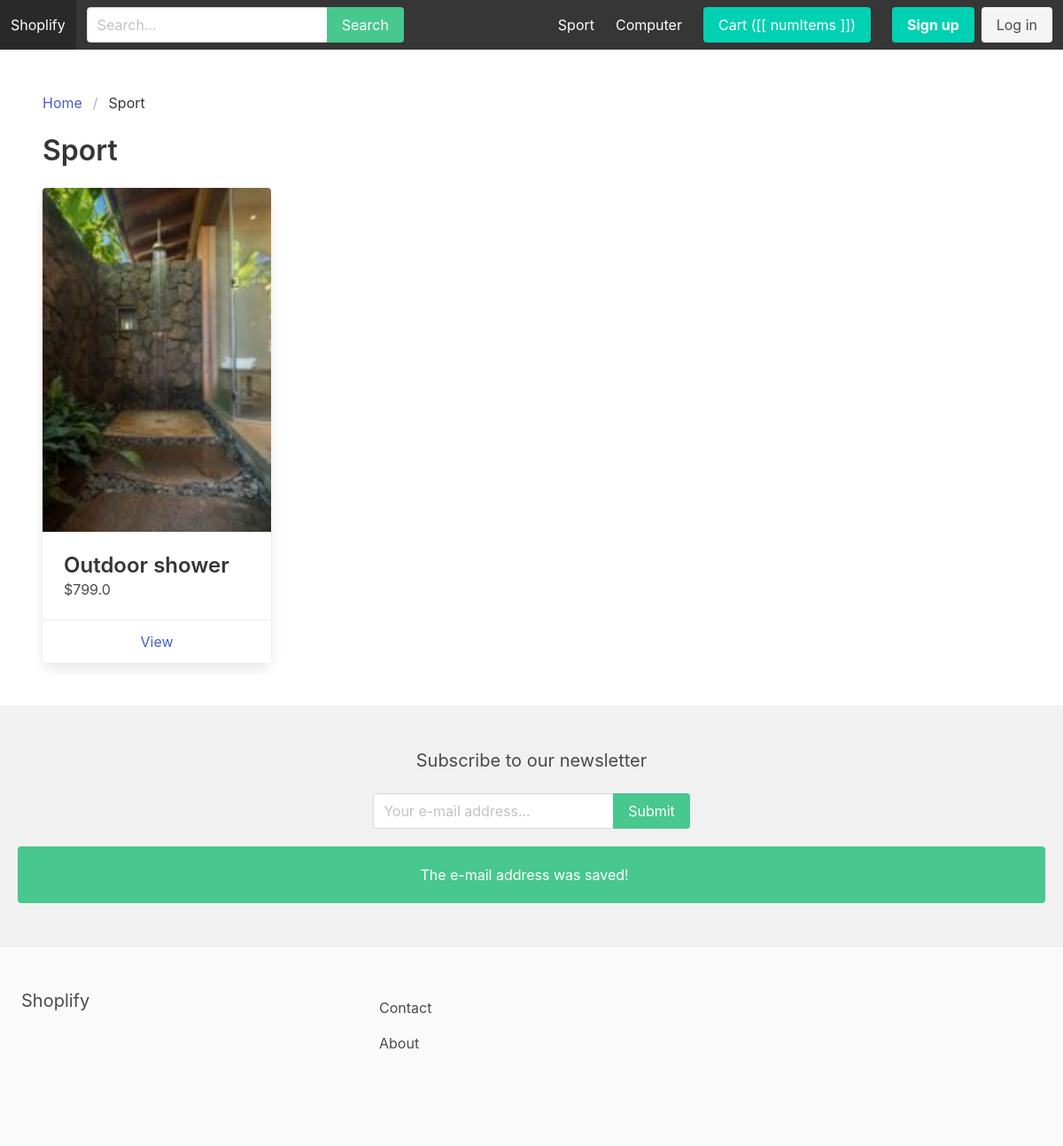
Before: /sport/ with the older database file.
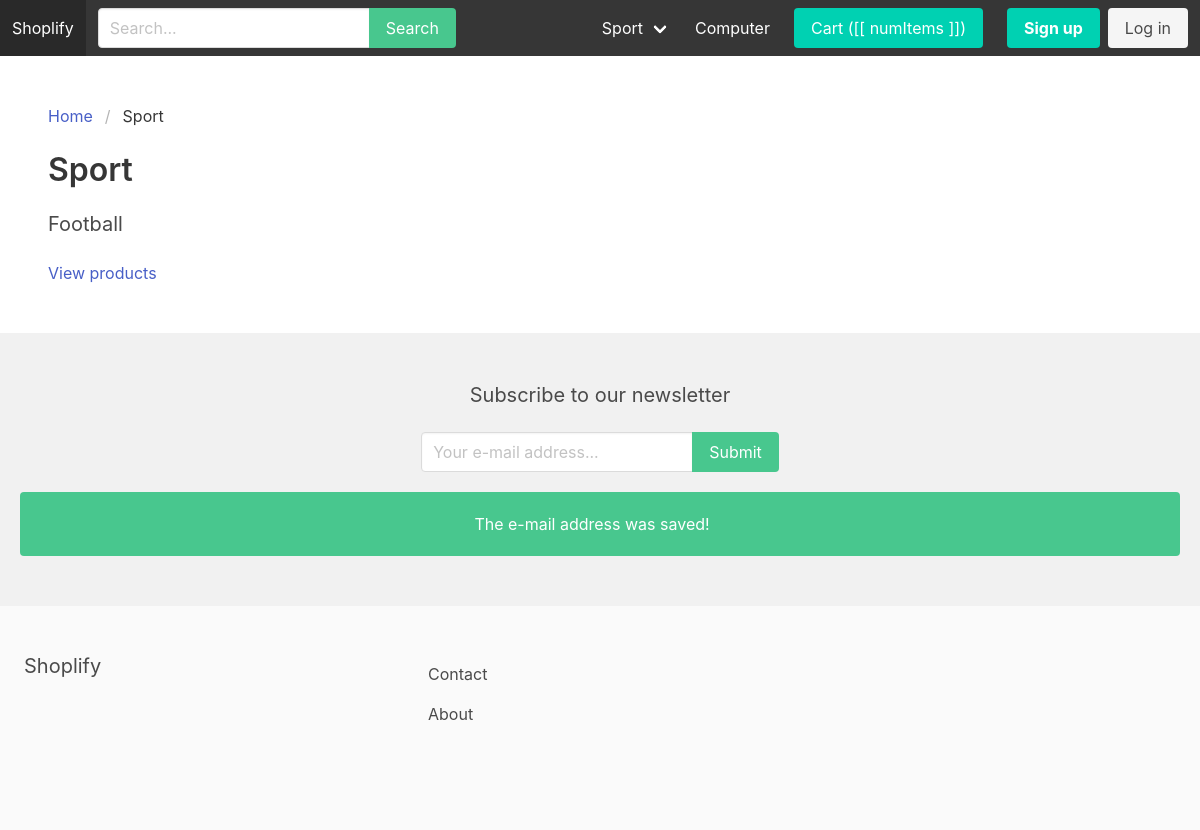
After: the same page with the newer database file.
### store/models.py (models this page shows, shortened)
class Category(models.Model):
    parent = models.ForeignKey('self', related_name='children', on_delete=models.CASCADE, blank=True, null=True)
    title = models.CharField(max_length=255)
    slug = models.SlugField(max_length=255)
    ordering = models.IntegerField(default=0)
    is_featured = models.BooleanField(default=False)
    class Meta:
        verbose_name_plural = 'Categories'
        ordering = ('ordering',)

class Product(models.Model):
    category = models.ForeignKey(Category, related_name='products', on_delete=models.CASCADE)
    parent = models.ForeignKey('self', related_name='variants', on_delete=models.CASCADE, blank=True, null=True)
    title = models.CharField(max_length=255)
    slug = models.SlugField(max_length=255)
    description = models.TextField(blank=True, null=True)
    price = models.FloatField(max_length=255)
    is_featured = models.BooleanField(default=False)
    num_available = models.IntegerField(default=1)
    num_visits = models.IntegerField(default=0)
    last_visit = models.DateTimeField(blank=True, null=True)
    image = models.ImageField(upload_to='uploads/', blank=True, null=True)
    thumbnail = models.ImageField(upload_to='uploads/', blank=True, null=True)
    date_added = models.DateTimeField(auto_now_add=True)
    class Meta:
        ordering = ('-date_added',)

### store/views.py (the view)
# urls.py: path('<slug:slug>/', category_detail, name='category_detail'),
def category_detail(request, slug):
    category = get_object_or_404(Category, slug=slug)
    products = category.products.filter(parent=None)
    context = {
        'category': category,
        'products': products
    }
    return render(request, 'category_detail.html', context)

### cart/cart.py (called while the page is built)
    def __iter__(self):
        product_ids = self.cart.keys()
        product_clean_ids = []
        for p in product_ids:
            product_clean_ids.append(p)
            self.cart[str(p)]['product'] = Product.objects.get(pk=p)
        for item in self.cart.values():
            item['total_price'] = float(item['price']) * int(item['quantity'])
            yield item

    def get_total_length(self):
        return sum(int(item['quantity']) for item in self.cart.values())

    def get_total_cost(self):
            return sum(float(item['total_price']) for item in self)

### cart/context_processors.py (called while the page is built)
def cart(request):
    return {'cart': Cart(request)}

### store/context_processors.py (called while the page is built)
def menu_categories(request):
    categories = Category.objects.filter(parent=None)
    return {'menu_categories': categories}

### store/templates/category_detail.html (shortened to what this page needs)
{% extends 'base.html' %}
{% block content %}
    <nav class="breadcrumb" aria-label="braedcrumbs">
        <ul>
            <li><a href="{% url 'frontpage' %}">Home</a></li>
            <li class="is-active"><a href="{% url 'category_detail' category.slug %}">{{ category.title }}</a></li>
        </ul>
    </nav>
    <h1 class="title">{{ category.title }}</h1>
    {% if category.children.all %}
        <div class="columns is-multiline">
            {% for subcategory in category.children.all %}
                <div class="column is-3">
                    <h2 class="subtitle">{{ subcategory.title }}</h2>
                    <a href="{% url 'category_detail' subcategory.slug %}">View products</a>
                </div>
            {% endfor %}
        </div>
    {% else %}
        {% with products as list_products %}
            {% include 'parts/product_list.html' %}
        {% endwith %}
    {% endif %}
{% endblock %}

### core/templates/base.html (shortened to what this page needs)
{% load static %}
<!DOCTYPE html>
<html>
    <head>
        <link rel="stylesheet" href="https://cdn.jsdelivr.net/npm/bulma@0.9.0/css/bulma.min.css">
        <link rel="stylesheet" href="{% static 'main.css' %}">
    </head>
    <body>
        <nav class="navbar is-dark" id="navbarapp">
            <div class="navbar-brand">
                <a href="{% url 'frontpage' %}" class="navbar-item" href="/">Shoplify</a>
            </div>
            <div id="main-navbar" class="navbar-menu" :class="{ 'is-active': menuClass }">
                <div class="navbar-start">
                    <div class="navbar-item">
                        <form method="get" action="{% url 'search' %}">
                            <div class="field has-addons">
                                <div class="control">
                                    <input type="text" class="input" placeholder="Search..." name="query">
                                </div>
                                <div class="control">
                                    <button class="button is-success">Search</button>
                                </div>
                            </div>
                        </form>
                    </div>
                </div>
                <div class ="navbar-end">
                    {% for category in menu_categories %}
                        {% if not category.children.all %}
                            <a href="{% url 'category_detail' category.slug %}" class="navbar-item">{{ category.title }}</a>
                        {% else %}
                            <div class="navbar-item has-dropdown is-hoverable">
                                <a href="{% url 'category_detail' category.slug %}" class="navbar-link">{{ category.title }}</a>
                            </div>
                        {% endif %}
                    {% endfor %}
                    <div class="navbar-item">
                        <a href="{% url 'cart' %}" class="button is-primary">Cart ([[ numItems ]])</a>
                    </div>
                    {% if request.user.is_authenticated %}
                        <div class="navbar-item">
                            <a href="{% url 'myaccount' %}" class="button is-light">My account</a>
                        </div>
                    {% else %}
                        <div class="navbar-item">
                            <div class="buttons">
                                <a href="{% url 'signup' %}" class="button is-primary"><strong>Sign up</strong></a>
                                <a href="{% url 'login' %}" class="button is-light">Log in</a>
                            </div>
                        </div>
                    {% endif %}
                </div>
            </div>
        </nav>
        <section class="section">
            {% block content %}
            {% endblock %}
        </section>
        {% include 'parts/newsletter.html' %}
        <footer class="footer">
            <div class="columns">
                <div class="column is-4">
                    <h2 class="subtitle">Shoplify</h2>
                </div>
                <div class="column is-8">
                    <a href="{% url 'contact' %}" class="navbar-item">Contact</a>
                    <a href="{% url 'about' %}" class="navbar-item">About</a>
                </div>
            </div>
        </footer>
    </body>
</html>

### store/templates/parts/product_list.html
<div class="columns is-multiline">
    {% for p in list_products %}
        <div class="column is-3">
            <div class="card">
                <div class="card-image">
                    <figure class="image">
                        <img src="{{ p.thumbnail.url }}">
                    </figure>
                </div>
                <div class="card-content">
                    <div class="media">
                        <div class="media-content">
                            <p class="title is-4">{{ p.title }}</p>
                            <p class="subtitle is-6">${{ p.price }}</p>
                        </div>
                    </div>
                </div>
                <footer class="card-footer">
                    <a href="{% url 'product_detail' p.category.slug p.slug %}" class="card-footer-item">View</a>
                </footer>
            </div>
        </div>
    {% endfor %}
</div>

Changed rows visible on the page:
no longer on this page (row unchanged): Product: thumbnail (picture), title "Outdoor shower", price "799.0"
added Category: title "Football", shown under "Sport"
